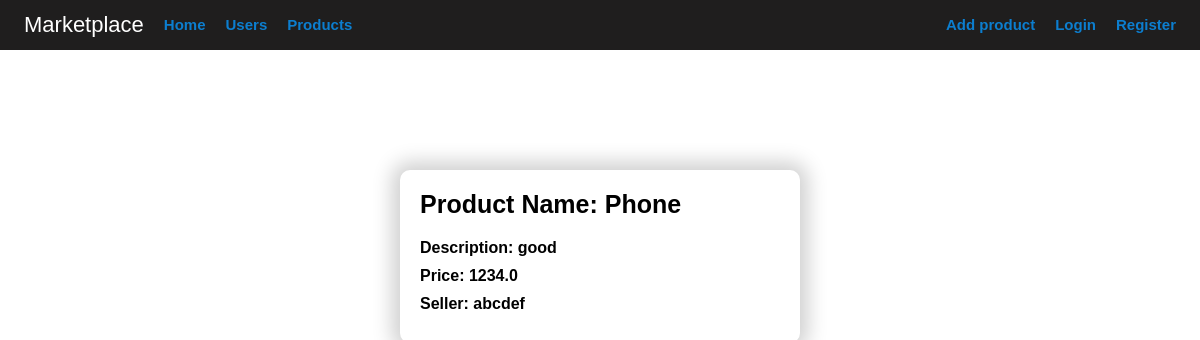
Page /product/1 on the committed database.
### app/models.py (models this page shows, shortened)
class Product(db.Model):
    __tablename__ = 'products'
    id = db.Column(db.Integer, primary_key=True)
    title = db.Column(db.String(100), nullable=False)
    description = db.Column(db.Text, nullable=False)
    price = db.Column(db.Float, nullable=False)
    user_id = db.Column(db.Integer, db.ForeignKey('users.id'), nullable=False)

class User(db.Model, UserMixin):
    __tablename__ = 'users'
    id = db.Column(db.Integer, primary_key=True)
    username = db.Column(db.String(20), unique=True, nullable=False)
    email = db.Column(db.String(100), unique=True, nullable=False)
    password_hash = db.Column(db.String(30), nullable=False)
    products = db.relationship('Product', backref='seller', lazy='select', cascade='all, delete-orphan')
    def __repr__(self):
        return f"{self.username}"
    @property
    def password(self):
        raise AttributeError("password is not a readable attribute")

### app/main/views.py (the view)
@main.route('/product/<int:product_id>')
def product_detail(product_id):
    product = Product.query.get_or_404(product_id)
    return render_template('product_detail.html', product=product)

### app/templates/product_detail.html (shortened to what this page needs)
{% extends 'base.html' %} {% block title %}Product Detail{% endblock %} {% block
head %} {{ super() }}
<link
  rel="stylesheet"
  type="text/css"
  href="{{ url_for('static',filename='css/product_detail.css') }}"
/>
{% endblock %} {% block content %}
<div class="container">
  <div class="product-name">Product Name: {{ product.title }}</div>
  <div class="product-des">Description: {{ product.description }}</div>
  <div class="product-des">Price: {{ product.price }}</div>
  <div class="product-des">Seller: {{ product.seller }}</div>
</div>
{% endblock %}

### app/static/css/base.css (style rules this page uses)
html, body { font-family: Arial, Helvetica, sans-serif; font-weight: 600; margin: 0; padding: 0; width: 100%; }

### app/static/css/product_detail.css (style rules this page uses)
body { font-family: Arial, Helvetica, sans-serif; font-weight: 600; display: flex; flex-direction: column; justify-content: center; align-items: center; }
.container { display: flex; flex-direction: column; justify-content: center; flex-wrap: wrap; width: 50vh; margin-top: 10%; border-radius: 10px; box-shadow: 0 0 20px 8px #d0d0d0; padding-bottom: 20px; }
.product-name { font-size: 25px; margin-bottom: 20px; margin-left: 20px; margin-top: 20px; }
.product-des { margin-bottom: 10px; margin-left: 20px; }

### rows in the picture
Product: title "Phone", description "good", price "1234.0"
User: seller "abcdef"
